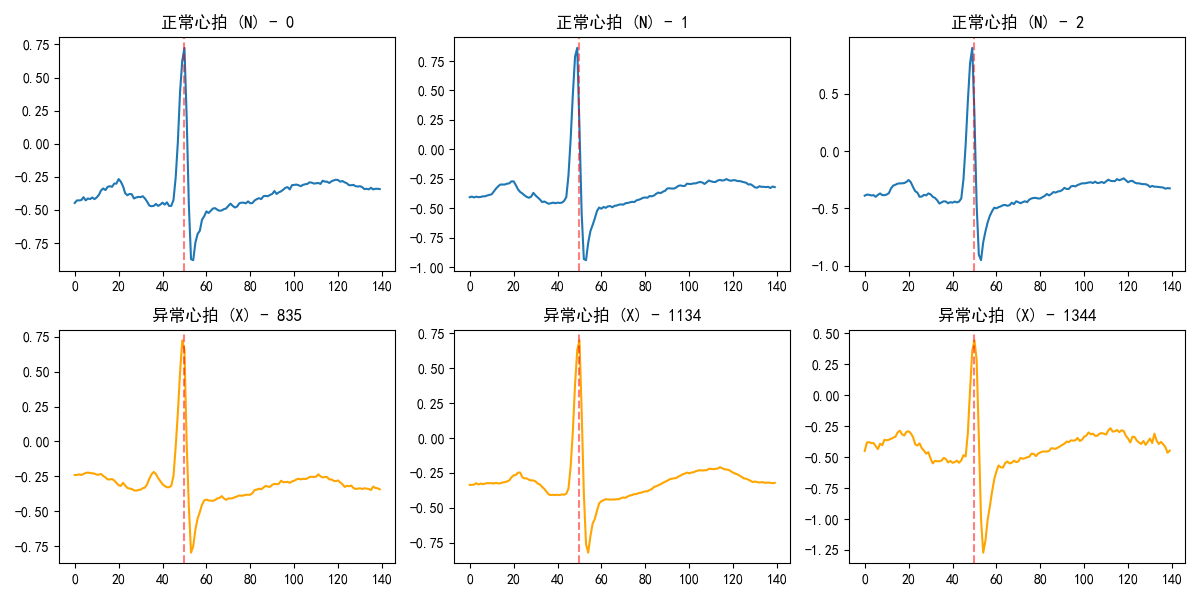

Reproduce this figure in Python.
import matplotlib.pyplot as plt
import config
import data_loader
import numpy as np

# 设置中文字体，防止乱码
plt.rcParams['font.sans-serif'] = ['SimHei'] 
plt.rcParams['axes.unicode_minus'] = False

def check_first_file():
    # 取第一个训练文件
    filename = config.TRAIN_FILES[0]
    print(f"正在读取: {filename}...")
    
    # 1. 加载信号
    signal = data_loader.load_ecg_signal(filename)
    print(f"信号长度: {len(signal)} 点")
    
    # 2. 加载标签
    df = data_loader.load_annotations(filename)
    if df is not None:
        print(f"标注数量: {len(df)}")
        print("前5个标注:\n", df.head())
        
        # 3. 切片测试
        r_indices = df['R_Index'].values
        segments, valid_r = data_loader.get_heartbeat_segments(signal, r_indices)
        print(f"切片形状: {segments.shape}") # 应该是 (数量, 130)
        
        # 4. 可视化检查：画出前 3 个正常(N) 和 3 个异常(X) 的心拍
        plt.figure(figsize=(12, 6))
        
        # 找 N 和 X 的索引
        n_indices = df[df['Beat Symbol'] == 'N'].index[:3]
        x_indices = df[df['Beat Symbol'] == 'X'].index[:3]
        
        # 画 N (蓝色)
        for i, idx in enumerate(n_indices):
            plt.subplot(2, 3, i+1)
            # 注意：segments 的索引可能因为边界检查而少于 df，这里简化假设没越界
            plt.plot(segments[idx])
            plt.title(f"正常心拍 (N) - {idx}")
            plt.axvline(x=config.WINDOW_LEFT, color='r', linestyle='--', alpha=0.5) # 标记 R 波中心
            
        # 画 X (红色)
        for i, idx in enumerate(x_indices):
            plt.subplot(2, 3, i+4)
            plt.plot(segments[idx], color='orange')
            plt.title(f"异常心拍 (X) - {idx}")
            plt.axvline(x=config.WINDOW_LEFT, color='r', linestyle='--', alpha=0.5)

        plt.tight_layout()
        plt.show()

if __name__ == "__main__":
    check_first_file()
